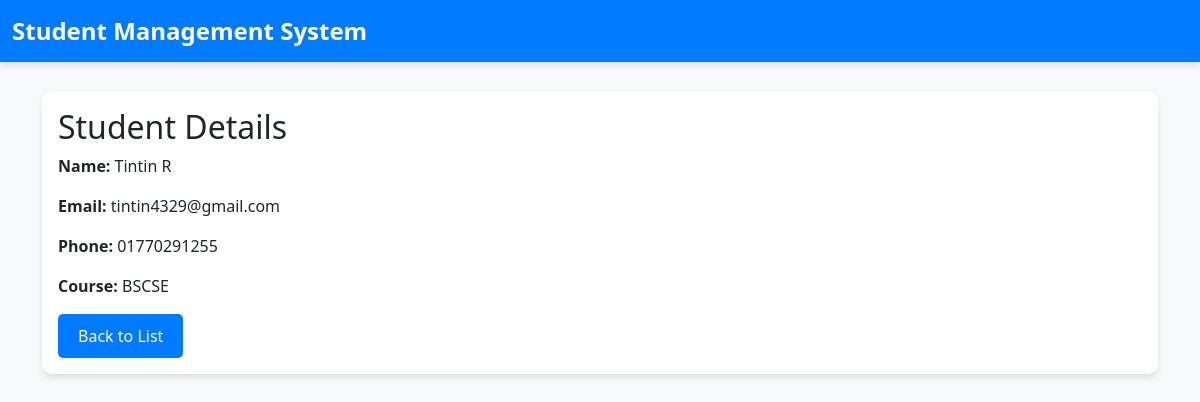
Screenshot of /students/detail/9/ with the database file from the repository.
### students/models.py (models this page shows, shortened)
class Student(models.Model):
    name = models.CharField(max_length=100)
    email = models.EmailField(unique=True)
    phone = models.CharField(max_length=15)
    course = models.CharField(max_length=100)

### students/views.py (the view)
# urls.py: path('detail/<int:pk>/', views.student_detail, name='student_detail'),
def student_detail(request, pk):
    student = get_object_or_404(Student, pk=pk)
    return render(request, 'students/student_detail.html', {'student': student})

### students/templates/students/student_detail.html
{% extends "students/base.html" %} {% block content %}
<div class="card">
  <div class="card-body">
    <h2 class="card-title">Student Details</h2>
    <p><strong>Name:</strong> {{ student.name }}</p>
    <p><strong>Email:</strong> {{ student.email }}</p>
    <p><strong>Phone:</strong> {{ student.phone }}</p>
    <p><strong>Course:</strong> {{ student.course }}</p>
    <a href="{% url 'student_list' %}" class="btn btn-primary">Back to List</a>
  </div>
</div>
{% endblock %}

### students/templates/students/base.html (style rules this page uses)
body { background-color: #f8f9fa; font-family: "Segoe UI", Tahoma, Geneva, Verdana, sans-serif; }
.card { border: none; border-radius: 10px; box-shadow: 0 4px 6px rgba(0, 0, 0, 0.1); transition: transform 0.2s; }
.btn-primary { background-color: #007bff; border: none; padding: 10px 20px; border-radius: 5px; }

### rows the page displays
Student: name "Tintin R", email "tintin4329@gmail.com", phone "01770291255", course "BSCSE"
